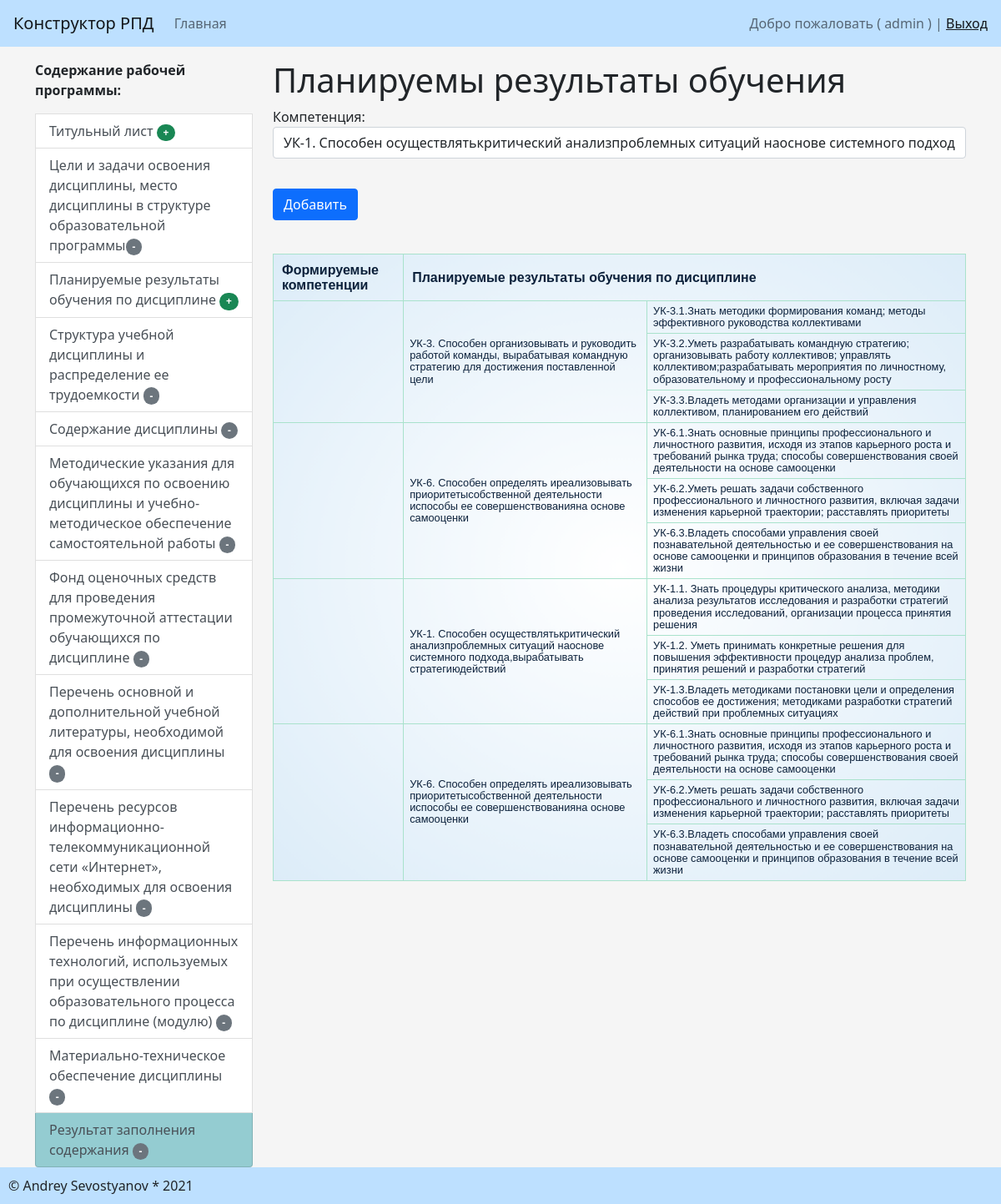
Screenshot of /opn_main_window/add_plan_res_ed/ (signed in) with the database file from the repository.
### generation_rpd/models.py (models this page shows, shortened)
class SelectComp(models.Model):
    kod_c = models.CharField(max_length=10)
    descrip_c = models.TextField(blank=True, verbose_name='Формулировка компетенции')
    kod_i_naim_c1 = models.TextField(blank=True,
                                     verbose_name='Знать')
    kod_i_naim_c2 = models.TextField(blank=True,
                                     verbose_name='Уметь')
    kod_i_naim_c3 = models.TextField(blank=True,
                                     verbose_name='Владеть')

### generation_rpd/views.py (the view)
# urls.py: path('opn_main_window/add_plan_res_ed/', add_plan_res_ed, name='add_plan_res_ed'),
def add_plan_res_ed(request):
    if request.method == 'POST':
        form = CompSelect(request.POST)
        if form.is_valid():
            print(form.cleaned_data)
            return redirect('home')
    else:
        form = CompSelect()
    bd1 = SelectComp.objects.all()
    return render(request, 'generation_rpd/add_compet.html', {'form': form, 'bd1': bd1})

### generation_rpd/forms.py
class CompSelect(forms.Form):
    comp = forms.ModelChoiceField(empty_label=None, queryset=ParsComp.objects.all(), label='Компетенция',
                                  widget=forms.Select(attrs={"class": "form-control"}))

### generation_rpd/models.py (called while the page is built)
    def __str__(self):  # строковый метод
        return self.descrip_comp

### generation_rpd/templatetags/gen_tags.py (called while the page is built)
@register.inclusion_tag('generation_rpd/list_categories.html')
def show_categories():
    categories = Category.objects.all()
    return {"categories": categories}

### generation_rpd/templates/generation_rpd/add_compet.html (shortened to what this page needs)
{% extends 'base.html' %}
{% block sidebar %}
{% include 'inc/_sidebar.html' %}
{% endblock %}
{% block content %}
<h1>Планируемы результаты обучения</h1>
<form action="{% url 'add_plan_res_education' %}" method="post">
    {{ form.as_p }}
<button type="submit" class="btn btn-primary btn-block">Добавить</button>
</form>
<table border="1" width="100%" cellpadding="5">
    <tr>
        <th>Формируемые компетенции</th>
        <th colspan="2">Планируемые результаты обучения по дисциплине</th>
    </tr>
    {% for tbl in bd1 %}
    <tr>
        <td rowspan="3">{{tbl.kod_c}}</td>
        <td rowspan="3">{{tbl.descrip_c}}</td>
        <td>{{tbl.kod_i_naim_c1}}</td>
    <tr><td>{{tbl.kod_i_naim_c2}}</td></tr>
    <tr><td>{{tbl.kod_i_naim_c3}}</td></tr>
    </tr>
    {% endfor %}
</table>
{% endblock %}

### templates/inc/_nav.html (shortened to what this page needs)
<nav class="navbar navbar-expand-lg navbar-light bg-light">
    <a class="navbar-brand mx-3" href="{% url 'home' %}">Конструктор РПД</a>
    <div class="collapse navbar-collapse" id="navbarSupportedContent">
        <ul class="navbar-nav me-auto mb-2 mb-lg-0">
            <li class="nav-item"><a class="nav-link" href="{% url 'home' %}">Главная</a></li>
        </ul>
        <span class="navbar-text mx-3">
            {% if request.user.is_authenticated %}
            Добро пожаловать {{ user.second_name }} {{user.first_name}} {{user.otchestvo}} ( {{user.username}} ) | <a href="{% url 'logout' %}">Выход</a>
            {% else %}
            <a href="{% url 'register' %}">Регистрация</a> | <a href="{% url 'login' %}">Войти</a>
            {% endif %}
        </span>
    </div>
</nav>

### rpdapp/static/css/style.css (style rules this page uses)
body { background-color: #f5f5f5; }
.bg-light { background-color: #bde0ff!important; }
table { margin-top: 20px; margin-bottom: 20px; border-collapse: collapse; line-height: 1.1; font-family: "Lucida Sans Unicode", "Lucida Grande", sans-serif; background: radial-gradient(farthest-corner at 50% 50%, white, #DCECF8); color: #0C213B; }
th { padding: 10px; border: 1px solid #A9E2CC; }
td { font-size: 0.8em; padding: 5px 7px; border: 1px solid #A9E2CC; }
button { margin-top: 20px; margin-bottom: 20px; }

### rows the page displays
SelectComp: descrip_c "УК-3. Способен организовывать и руководить работой команды, вырабатывая командную стратегию для достижения поставленной цели", kod_i_naim_c1 "УК-3.1.Знать методики формирования команд; методы эффективного руководства коллективами", kod_i_naim_c2 "УК-3.2.Уметь разрабатывать командную стратегию; организовывать работу коллективов; управлять коллективом;разрабатывать мероприятия по личностному, образовательному и профессиональному росту", kod_i_naim_c3 "УК-3.3.Владеть методами организации и управления коллективом, планированием его действий"
SelectComp: descrip_c "УК-6. Способен определять иреализовывать приоритетысобственной деятельности испособы ее совершенствованияна основе самооценки", kod_i_naim_c1 "УК-6.1.Знать основные принципы профессионального и личностного развития, исходя из этапов карьерного роста и требований рынка труда; способы совершенствования своей деятельности на основе самооценки", kod_i_naim_c2 "УК-6.2.Уметь решать задачи собственного профессионального и личностного развития, включая задачи изменения карьерной траектории; расставлять приоритеты", kod_i_naim_c3 "УК-6.3.Владеть способами управления своей познавательной деятельностью и ее совершенствования на основе самооценки и принципов образования в течение всей жизни"
SelectComp: descrip_c "УК-1. Способен осуществлятькритический анализпроблемных ситуаций наоснове системного подхода,вырабатывать стратегиюдействий", kod_i_naim_c1 "УК-1.1. Знать процедуры критического анализа, методики анализа результатов исследования и разработки стратегий проведения исследований, организации процесса принятия решения", kod_i_naim_c2 "УК-1.2. Уметь принимать конкретные решения для повышения эффективности процедур анализа проблем, принятия решений и разработки стратегий", kod_i_naim_c3 "УК-1.3.Владеть методиками постановки цели и определения способов ее достижения; методиками разработки стратегий действий при проблемных ситуациях"
SelectComp: descrip_c "УК-6. Способен определять иреализовывать приоритетысобственной деятельности испособы ее совершенствованияна основе самооценки", kod_i_naim_c1 "УК-6.1.Знать основные принципы профессионального и личностного развития, исходя из этапов карьерного роста и требований рынка труда; способы совершенствования своей деятельности на основе самооценки", kod_i_naim_c2 "УК-6.2.Уметь решать задачи собственного профессионального и личностного развития, включая задачи изменения карьерной траектории; расставлять приоритеты", kod_i_naim_c3 "УК-6.3.Владеть способами управления своей познавательной деятельностью и ее совершенствования на основе самооценки и принципов образования в течение всей жизни"

### other values shown
{{ user.username }} "admin"
